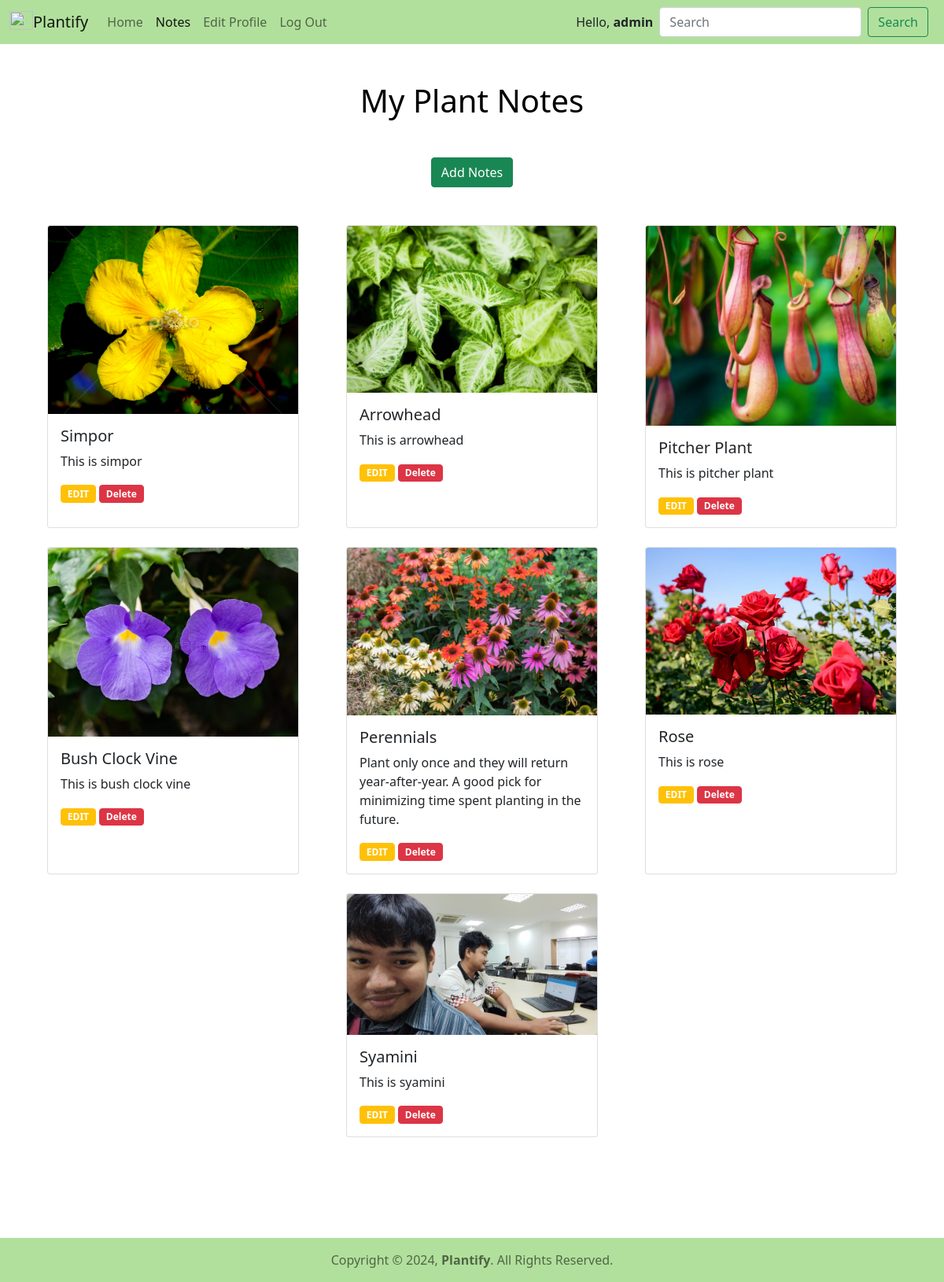
Screenshot of /notes/ (signed in) with the database file from the repository.
### home/models.py (models this page shows, shortened)
class Notes(models.Model):
    plantname = models.CharField(max_length=100)
    description = models.TextField(blank=True, null=True)
    image = models.FileField(upload_to="pic/%y/")

### home/views.py (the view)
# urls.py: path('notes/', views.notes_view, name='notes'),
def notes_view(request):
    notes = Notes.objects.all()
    context = {'notes': notes }
    return render(request, 'home/notes.html', context)

### home/templates/home/notes.html (shortened to what this page needs)
<!DOCTYPE html>
<html lang="en">
<head>
    <link href="https://cdn.jsdelivr.net/npm/bootstrap@5.0.2/dist/css/bootstrap.min.css" rel="stylesheet"
>
</head>
{% load static %}
<link rel="stylesheet" href="{% static 'style.css' %}">
<head>
    <link href="https://cdn.jsdelivr.net/npm/bootstrap@5.0.2/dist/css/bootstrap.min.css" rel="stylesheet">
</head>
<body>
    <nav class="navbar sticky-top navbar-expand-lg navbar-light" style="background-color: #B1E09C">
        <div class="container-fluid">
            <a class="navbar-brand" href="{% url 'index' %}">
                <img src="{% static 'logo/logo.png' %}" alt="" width="30" height="24"
                    class="d-inline-block align-text-top">Plantify
            </a>
            <div class="collapse navbar-collapse" id="navbarSupportedContent">
                <ul class="navbar-nav me-auto mb-2 mb-lg-0">
                    <li class="nav-item">
                        <a class="nav-link" href="{% url 'index' %}">Home</a>
                    </li>
                    <li class="nav-item">
                        <a class="nav-link active" aria-current="page" href="{% url 'notes' %}">Notes</a>
                    </li>
                    <li class="nav-item">
                        <a class="nav-link" data-bs-toggle="modal" data-bs-target="#editProfileModal">Edit Profile</a>
                    </li>
                    <li class="nav-item">
                        <a class="nav-link" href="{% url 'logout' %}">Log Out</a>
                    </li>
                </ul>
                <span class="me-2">Hello, <strong>{{request.user}}</strong></span>
                <form action="{% url 'search' %}" class="d-flex" method="GET">
                    <input name="search" class="form-control me-2" type="search" placeholder="Search"
                        aria-label="Search">
                    <button class="btn btn-outline-success me-2" type="submit">Search</button>
                </form>
            </div>
        </div>
    </nav>
    <h1 class="text-center mt-5 mb-5" style="color: black;">My Plant Notes</h1>
    <div class="text-center mb-5">
        <a href="{% url 'add_notes' %}" class="btn btn-success">Add Notes</a>
    </div>
    <div class="container mt-4">
        {% for x in notes %}
        {% if forloop.first %}
        <div class="row gp-4 justify-content-center">
            {% endif %}
            <div class="col-lg-4 col-md-6 col-12 mb-4 d-flex justify-content-center">
                <div class="card" style="width: 20rem;">
                    <img src="{{x.image.url}}" class="card-img-top" alt="{{x.image.url}}">
                    <div class="card-body">
                        <h5 class="card-title">{{x.plantname}}</h5>
                        <p class="text-justify card-text">{{x.description}}</p>
                        <button class="btn btn-warning badge"
                            onclick="openEditModal('{{ x.id }}', '{{ x.plantname }}', '{{ x.description }}', '{{ x.image }}')">EDIT
                        </button>
                        <a href="{% url 'delete_note' x.id %}" class="btn btn-danger badge">Delete</a>
                    </div>
                </div>
            </div>
            {% if forloop.counter|divisibleby:3 %}
        </div>
        <div class="row gp-4 justify-content-center">{% endif %}{% if forloop.last %}</div> {% endif %}
        {% endfor %}
    </div>
    <nav class="navbar fixed-bottom navbar-light" style="background-color: #B1E09C">
        <div class="container-fluid d-flex justify-content-center">
            <span class="navbar-text">
                Copyright &#169; 2024, <strong>Plantify</strong>. All Rights Reserved.
            </span>
        </div>
    </nav>
</body>
</html>

### static/style.css (style rules this page uses)
.container { margin: 80px 240px 60px 240px; padding: 0px 100px 100px 100px; }
h1 { color: black; }

### rows the page displays
Notes: image (picture), plantname "Simpor", description "This is simpor"
Notes: image (picture), plantname "Arrowhead", description "This is arrowhead"
Notes: image (picture), plantname "Pitcher Plant", description "This is pitcher plant"
Notes: image (picture), plantname "Bush Clock Vine", description "This is bush clock vine"
Notes: image (picture), plantname "Perennials", description "Plant only once and they will return year-after-year. A good pick for minimizing time spent planting in the future."
Notes: image (picture), plantname "Rose", description "This is rose"
Notes: image (picture), plantname "Syamini", description "This is syamini"

### other values shown
{{ request.user }} "admin"
